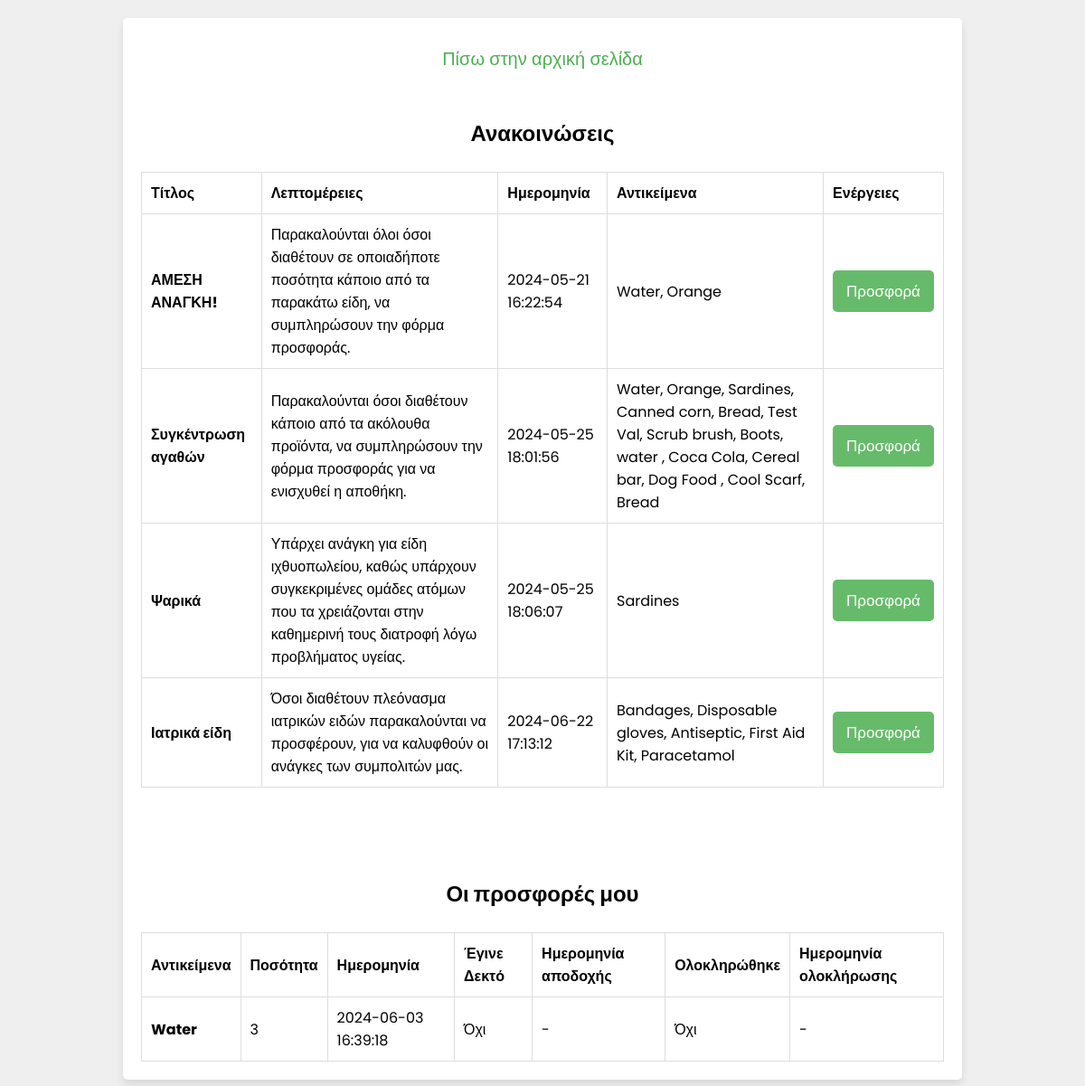
The page /civilian_announcements.php (signed in) on the database its author committed.
### tables this page shows
CREATE TABLE `announcements` (
  `id` int(255) NOT NULL,
  `title` varchar(255) NOT NULL,
  `details` text NOT NULL,
  `date` datetime NOT NULL,
  `item_ids` varchar(255) NOT NULL
);

CREATE TABLE `offers` (
  `id` int(255) NOT NULL,
  `civilian_id` int(255) NOT NULL,
  `date` datetime NOT NULL,
  `item_id` varchar(255) NOT NULL,
  `quantity` int(255) NOT NULL,
  `load_date` datetime NOT NULL,
  `rescuer_id` int(255) NOT NULL,
  `completed` int(1) NOT NULL,
  `complete_date` datetime NOT NULL
);

### civilian_announcements.php (the view, shortened to what this page needs)
<?php
@include 'config.php';
$civilian_name = $_SESSION['user_name'];
$stmt = $conn->prepare("SELECT * FROM users WHERE name = ?");
$stmt->bind_param("s", $civilian_name);
$stmt->execute();
$result = $stmt->get_result();
$row = $result->fetch_assoc();
$civilian_id = $row['id'];
?>
<!DOCTYPE html>
<html lang="el">
<head>
    <link rel="stylesheet" href="css/style.css">
</head>
<body>
    <div class="form-container">
    <form id="initialize_form" action="" method="post">
    <p><a href="civilian_page.php">Πίσω στην αρχική σελίδα</a></p>
    <br><br>
        <h2>Ανακοινώσεις</h2><br>
        <table class="table" id="announcementsTable">
            <thead>
                <tr>
                    <th scope="col">Τίτλος</th>
                    <th scope="col">Λεπτομέρειες</th>
                    <th scope="col">Ημερομηνία</th>
                    <th scope="col">Αντικείμενα</th>
                    <th scope="col">Ενέργειες</th>
                </tr>
            </thead>
            <tbody>
                <?php
                $stmt = $conn->prepare("SELECT id, title, details, date, item_ids FROM announcements");
                $stmt->execute();
                $result = $stmt->get_result();
                if ($result->num_rows > 0) {
                    while ($row = $result->fetch_assoc()) {
                        $announcement_id = $row['id'];
                        $item_ids = explode(',', $row['item_ids']);
                        $item_names = [];
                        foreach ($item_ids as $item_id) {
                            $item_stmt = $conn->prepare("SELECT name FROM items WHERE id = ?");
                            $item_stmt->bind_param("i", $item_id);
                            $item_stmt->execute();
                            $item_result = $item_stmt->get_result();
                            if ($item_row = $item_result->fetch_assoc()) {
                                $item_names[] = $item_row['name'];
                            }
                        }
                        $item_names_str = implode(', ', $item_names);
                        echo '<tr>
                            <th scope="row">' . htmlspecialchars($row['title']) . '</th>
                            <td>' . htmlspecialchars($row['details']) . '</td>
                            <td>' . htmlspecialchars($row['date']) . '</td>
                            <td>' . htmlspecialchars($item_names_str) . '</td>
                            <td>
                                <button class="update-btn form-btn"><a href="add_offer_or_request.php?is_a=offer&announcement_id=' . $announcement_id . '">Προσφορά</a></button>
                            </td>
                        </tr>';
                    }
                } else {
                    echo "<tr><td colspan='5'>Δεν βρέθηκαν ανακοινώσεις</td></tr>";
                }
                ?>
            </tbody>
        </table>
        <br><br>
        <form id="initialize_form" action="" method="post">
            <br><br>
            <h2>Οι προσφορές μου</h2><br>
            <table class="table" id="offersTable">
                <thead>
                    <tr>
                        <th scope="col">Αντικείμενα</th>
                        <th scope="col">Ποσότητα</th>
                        <th scope="col">Ημερομηνία</th>
                        <th scope="col">Έγινε Δεκτό</th>
                        <th scope="col">Ημερομηνία αποδοχής</th>
                        <th scope="col">Ολοκληρώθηκε</th>
                        <th scope="col">Ημερομηνία ολοκλήρωσης</th>
                    </tr>
                </thead>
                <tbody>
                    <?php
                    $stmt = $conn->prepare("SELECT * FROM offers WHERE civilian_id = ?");
                    $stmt->bind_param("i", $civilian_id);
                    $stmt->execute();
                    $result = $stmt->get_result();
                    if ($result) {
                        while ($row = $result->fetch_assoc()) {
                            $itemIds = explode(',', $row['item_id']);
                            $itemNames = [];
                            foreach ($itemIds as $itemId) {
                                $itemStmt = $conn->prepare("SELECT name FROM items WHERE id = ?");
                                $itemStmt->bind_param("i", $itemId);
                                $itemStmt->execute();
                                $itemResult = $itemStmt->get_result();
                                $itemRow = $itemResult->fetch_assoc();
                                $itemNames[] = $itemRow['name'];
                                $completed = $row['completed'] != 0 ? 'Ναι' : 'Όχι';
                                $complete_date = $row['complete_date'] !='0000-00-00 00:00:00'? $row['complete_date'] : '-';
                            }
                            $itemNamesString = implode(', ', $itemNames);
                            $accepted = $row['rescuer_id'] != 0 ? 'Ναι' : 'Όχι';
                            $load_date = $row['load_date'] !='0000-00-00 00:00:00'? $row['load_date'] : '-';
                            echo '<tr>
                                <th scope="row">' . htmlspecialchars($itemNamesString) . '</th>
                                <td>' . htmlspecialchars($row['quantity']) . '</td>
                                <td>' . htmlspecialchars($row['date']) . '</td>
                                <td>' . htmlspecialchars($accepted) . '</td>
                                <td>' . htmlspecialchars($load_date) . '</td>
                                <td>' . htmlspecialchars($completed) . '</td>
                                <td>' . htmlspecialchars($complete_date) . '</td>
                            </tr>';
                        }
                    }
                    ?>
                </tbody>
            </table>
        </form>
    </div>
</body>
</html>

### css/style.css (style rules this page uses)
html { scroll-behavior: smooth; font-size: 16px; }
* { font-family: 'Poppins', sans-serif; margin: 0; padding: 0; box-sizing: border-box; outline: none; border: none; text-decoration: none; }
.form-container { min-height: 100vh; display: flex; align-items: center; justify-content: center; padding: 1.25rem; padding-bottom: 3.75rem; background: #efefef; }
.form-container form { padding: 1.25rem; border-radius: 0.3125rem; box-shadow: 0 0.3125rem 0.625rem rgba(0, 0, 0, .1); background: #FFF; text-align: center; max-width: 80%; width: 100%; }
.form-container form .form-btn { background: #66BB6A; color: #FFF; text-transform: capitalize; font-size: 1.25rem; cursor: pointer; }
.form-container form p { margin-top: 0.625rem; font-size: 1.25rem; color: #333; }
.form-container form p a { color: #4CAF50; }
table { width: 100%; border-collapse: collapse; }
th, td { padding: 0.625rem; border: 0.0625rem solid #ddd; text-align: left; }
.form-container form button.form-btn { width: fit-content; padding: 0.625rem 0.9375rem; font-size: 1.0625rem; margin: 0.5rem 0; background: #66BB6A; color: #FFF; border-radius: 0.3125rem; }
button { width: fit-content; padding: 0.5rem 0.75rem; margin: 0.5rem 0; background: #66BB6A; color: #FFF; border-radius: 0.3125rem; }
.update-btn, .delete-btn { background: #66BB6A; color: #FFF; border: none; padding: 0.5rem 0.75rem; cursor: pointer; border-radius: 0.3125rem; }
.update-btn a, .delete-btn a { color: #FFF; text-decoration: none; }

### rows shown on the page
announcements: title "ΑΜΕΣΗ ΑΝΑΓΚΗ!", details "Παρακαλούνται όλοι όσοι διαθέτουν σε οποιαδήποτε ποσότητα κάποιο από τα παρακάτω είδη, να συμπληρώσουν την φόρμα προσφοράς.", date "2024-05-21 16:22:54", item_names_str "Water, Orange"
announcements: title "Συγκέντρωση αγαθών", details "Παρακαλούνται όσοι διαθέτουν κάποιο από τα ακόλουθα προϊόντα, να συμπληρώσουν την φόρμα προσφοράς για να ενισχυθεί η αποθήκη.", date "2024-05-25 18:01:56", item_names_str "Water, Orange, Sardines, Canned corn, Bread, Test Val, Scrub brush, Boots, water , Coca Cola, Cereal bar, Dog Food , Cool Scarf, Bread"
announcements: title "Ψαρικά", details "Υπάρχει ανάγκη για είδη ιχθυοπωλείου, καθώς υπάρχουν συγκεκριμένες ομάδες ατόμων που τα χρειάζονται στην καθημερινή τους διατροφή λόγω προβλήματος υγείας.", date "2024-05-25 18:06:07", item_names_str "Sardines"
announcements: title "Ιατρικά είδη", details "Όσοι διαθέτουν πλεόνασμα ιατρικών ειδών παρακαλούνται να προσφέρουν, για να καλυφθούν οι ανάγκες των συμπολιτών μας.", date "2024-06-22 17:13:12", item_names_str "Bandages, Disposable gloves, Antiseptic, First Aid Kit, Paracetamol"
offers: itemNamesString "Water", quantity "3", date "2024-06-03 16:39:18", rescuer "Όχι", load_date "-", completed "Όχι", complete_date "-"
